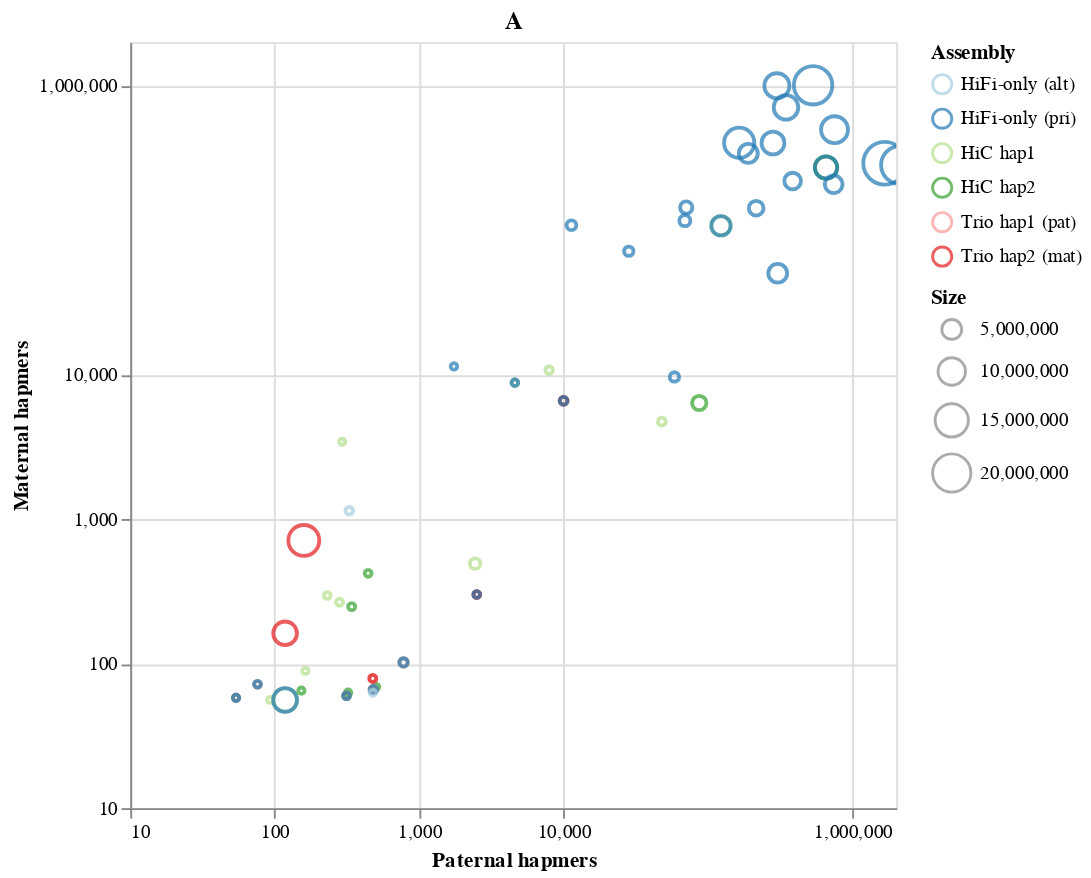

The notebook cell this image was saved under:
### Code cell
panel_a = hapmer_graph(blob)
panel_a

### Figure 1 — Vega-Lite specification as saved in the notebook (floating-point values rounded to 4 significant figures)
{"config": {"view": {"continuousWidth": 400, "continuousHeight": 300}}, "data": {"name": "data-5b10df76e221f4cce4a6e44995c42477"}, "mark": {"type": "point", "clip": true}, "encoding": {"color": {"field": "Assembly", "scale": {"domain": ["HiFi-only (alt)", "HiFi-only (pri)", "HiC hap1", "HiC hap2", "Trio hap1 (pat)", "Trio hap2 (mat)"], "range": ["#a6cee3", "#1f78b4", "#b2df8a", "#33a02c", "#fb9a99", "#e31a1c"]}, "type": "nominal"}, "size": {"field": "Size", "scale": {"domain": [10, 20000000], "range": [10, 400]}, "type": "quantitative"}, "x": {"axis": {"values": [10, 100, 1000, 10000, 1000000]}, "field": "pat_hapmer", "scale": {"domain": [10, 2000000], "type": "log"}, "title": "Paternal hapmers", "type": "quantitative"}, "y": {"axis": {"values": [10, 100, 1000, 10000, 1000000]}, "field": "mat_hapmer", "scale": {"domain": [10, 2000000], "type": "log"}, "title": "Maternal hapmers", "type": "quantitative"}}, "height": 400, "title": "A", "width": 400, "$schema": "https://vega.github.io/schema/vega-lite/v4.17.0.json", "datasets": {"data-5b10df76e221f4cce4a6e44995c42477": [{"Assembly": "HiC hap1", "Contig": "h1tg000106l", "pat_hapmer": 118, "mat_hapmer": 56, "Size": 7416280}, {"Assembly": "HiC hap1", "Contig": "h1tg000152l", "pat_hapmer": 281, "mat_hapmer": 266, "Size": 184670}, {"Assembly": "HiC hap1", "Contig": "h1tg000156l", "pat_hapmer": 122509, "mat_hapmer": 107306, "Size": 4688765}, {"Assembly": "HiC hap1", "Contig": "h1tg000229l", "pat_hapmer": 9988, "mat_hapmer": 6599, "Size": 353137}, {"Assembly": "HiC hap1", "Contig": "h1tg000362l", "pat_hapmer": 7931, "mat_hapmer": 10756, "Size": 290854}, {"Assembly": "HiC hap1", "Contig": "h1tg000393l", "pat_hapmer": 93, "mat_hapmer": 56, "Size": 30443}, {"Assembly": "HiC hap1", "Contig": "h1tg000405l", "pat_hapmer": 2436, "mat_hapmer": 492, "Size": 1018316}, {"Assembly": "HiC hap1", "Contig": "h1tg000418l", "pat_hapmer": 47749, "mat_hapmer": 4729, "Size": 369436}, {"Assembly": "HiC hap1", "Contig": "h1tg000432l", "pat_hapmer": 2501, "mat_hapmer": 301, "Size": 106999}, {"Assembly": "HiC hap1", "Contig": "h1tg000451l", "pat_hapmer": 481, "mat_hapmer": 66, "Size": 273456}, {"Assembly": "HiC hap1", "Contig": "h1tg000547l", "pat_hapmer": 779, "mat_hapmer": 102, "Size": 459507}, {"Assembly": "HiC hap1", "Contig": "h1tg000584l", "pat_hapmer": 76, "mat_hapmer": 72, "Size": 121718}, {"Assembly": "HiC hap1", "Contig": "h1tg000598l", "pat_hapmer": 231, "mat_hapmer": 296, "Size": 139644}, {"Assembly": "HiC hap1", "Contig": "h1tg000602l", "pat_hapmer": 163, "mat_hapmer": 89, "Size": 36463}, {"Assembly": "HiC hap1", "Contig": "h1tg000768l", "pat_hapmer": 4590, "mat_hapmer": 8801, "Size": 116625}, {"Assembly": "HiC hap1", "Contig": "h1tg000836l", "pat_hapmer": 293, "mat_hapmer": 3427, "Size": 26924}, {"Assembly": "HiC hap2", "Contig": "h2tg000060l", "pat_hapmer": 653550, "mat_hapmer": 271077, "Size": 6484363}, {"Assembly": "HiC hap2", "Contig": "h2tg000079l", "pat_hapmer": 86673, "mat_hapmer": 6361, "Size": 2366915}, {"Assembly": "HiC hap2", "Contig": "h2tg000272l", "pat_hapmer": 314, "mat_hapmer": 60, "Size": 110207}, {"Assembly": "HiC hap2", "Contig": "h2tg000279l", "pat_hapmer": 322, "mat_hapmer": 63, "Size": 57727}, {"Assembly": "HiC hap2", "Contig": "h2tg000336l", "pat_hapmer": 341, "mat_hapmer": 248, "Size": 193366}, {"Assembly": "HiC hap2", "Contig": "h2tg000357l", "pat_hapmer": 443, "mat_hapmer": 422, "Size": 152306}, {"Assembly": "HiC hap2", "Contig": "h2tg000393l", "pat_hapmer": 502, "mat_hapmer": 69, "Size": 99849}, {"Assembly": "HiC hap2", "Contig": "h2tg000414l", "pat_hapmer": 54, "mat_hapmer": 58, "Size": 46494}, {"Assembly": "HiC hap2", "Contig": "h2tg000438l", "pat_hapmer": 153, "mat_hapmer": 65, "Size": 46907}, {"Assembly": "Trio hap1 (pat)", "Contig": "h1tg000325l", "pat_hapmer": 314, "mat_hapmer": 60, "Size": 110207}, {"Assembly": "Trio hap1 (pat)", "Contig": "h1tg000407l", "pat_hapmer": 2501, "mat_hapmer": 301, "Size": 106999}, {"Assembly": "Trio hap1 (pat)", "Contig": "h1tg000416l", "pat_hapmer": 481, "mat_hapmer": 66, "Size": 273456}, {"Assembly": "Trio hap1 (pat)", "Contig": "h1tg000481l", "pat_hapmer": 477, "mat_hapmer": 79, "Size": 167561}, {"Assembly": "Trio hap1 (pat)", "Contig": "h1tg000482l", "pat_hapmer": 779, "mat_hapmer": 102, "Size": 459507}, {"Assembly": "Trio hap1 (pat)", "Contig": "h1tg000500l", "pat_hapmer": 76, "mat_hapmer": 72, "Size": 121718}, {"Assembly": "Trio hap1 (pat)", "Contig": "h1tg000536l", "pat_hapmer": 54, "mat_hapmer": 58, "Size": 46494}, {"Assembly": "Trio hap2 (mat)", "Contig": "h2tg000005l", "pat_hapmer": 159, "mat_hapmer": 712, "Size": 12851015}, {"Assembly": "Trio hap2 (mat)", "Contig": "h2tg000101l", "pat_hapmer": 118, "mat_hapmer": 162, "Size": 7319239}, {"Assembly": "Trio hap2 (mat)", "Contig": "h2tg000209l", "pat_hapmer": 9978, "mat_hapmer": 6585, "Size": 351164}, {"Assembly": "Trio hap2 (mat)", "Contig": "h2tg000362l", "pat_hapmer": 2501, "mat_hapmer": 301, "Size": 106999}, {"Assembly": "Trio hap2 (mat)", "Contig": "h2tg000430l", "pat_hapmer": 477, "mat_hapmer": 79, "Size": 167561}, {"Assembly": "HiFi-only (pri)", "Contig": "ptg000021l_1", "pat_hapmer": 2126941, "mat_hapmer": 282031, "Size": 19683555}, {"Assembly": "HiFi-only (pri)", "Contig": "ptg000029l_1", "pat_hapmer": 298751, "mat_hapmer": 997493, "Size": 8276722}, {"Assembly": "HiFi-only (pri)", "Contig": "ptg000032l_1", "pat_hapmer": 748470, "mat_hapmer": 495763, "Size": 9598109}, {"Assembly": "HiFi-only (pri)", "Contig": "ptg000040l_1", "pat_hapmer": 383919, "mat_hapmer": 218580, "Size": 3375373}, {"Assembly": "HiFi-only (pri)", "Contig": "ptg000048l_1", "pat_hapmer": 738357, "mat_hapmer": 207722, "Size": 3831613}, {"Assembly": "HiFi-only (pri)", "Contig": "ptg000060l_1", "pat_hapmer": 345261, "mat_hapmer": 706524, "Size": 7919575}, {"Assembly": "HiFi-only (pri)", "Contig": "ptg000064l_1", "pat_hapmer": 3730294, "mat_hapmer": 392468, "Size": 38660668}, {"Assembly": "HiFi-only (pri)", "Contig": "ptg000067l_1", "pat_hapmer": 68892, "mat_hapmer": 116231, "Size": 1182498}, {"Assembly": "HiFi-only (pri)", "Contig": "ptg000076l_1", "pat_hapmer": 1662622, "mat_hapmer": 290425, "Size": 24930671}, {"Assembly": "HiFi-only (pri)", "Contig": "ptg000080l_1", "pat_hapmer": 58360, "mat_hapmer": 9632, "Size": 725842}, {"Assembly": "HiFi-only (pri)", "Contig": "ptg000084l_1", "pat_hapmer": 163810, "mat_hapmer": 402483, "Size": 12338213}, {"Assembly": "HiFi-only (pri)", "Contig": "ptg000087l_1", "pat_hapmer": 280603, "mat_hapmer": 401004, "Size": 6760624}, {"Assembly": "HiFi-only (pri)", "Contig": "ptg000103l_1", "pat_hapmer": 70436, "mat_hapmer": 143534, "Size": 1584584}, {"Assembly": "HiFi-only (pri)", "Contig": "ptg000106l_1", "pat_hapmer": 653550, "mat_hapmer": 271077, "Size": 6484367}, {"Assembly": "HiFi-only (pri)", "Contig": "ptg000122l_1", "pat_hapmer": 531877, "mat_hapmer": 1005796, "Size": 20155647}, {"Assembly": "HiFi-only (pri)", "Contig": "ptg000157l_1", "pat_hapmer": 302675, "mat_hapmer": 50296, "Size": 4463239}, {"Assembly": "HiFi-only (pri)", "Contig": "ptg000184l_1", "pat_hapmer": 118, "mat_hapmer": 56, "Size": 7416280}, {"Assembly": "HiFi-only (pri)", "Contig": "ptg000190l_1", "pat_hapmer": 189353, "mat_hapmer": 339680, "Size": 4505975}, {"Assembly": "HiFi-only (pri)", "Contig": "ptg000261l_1", "pat_hapmer": 122509, "mat_hapmer": 107306, "Size": 4688765}, {"Assembly": "HiFi-only (pri)", "Contig": "ptg000312l_1", "pat_hapmer": 214642, "mat_hapmer": 141980, "Size": 2495227}, {"Assembly": "HiFi-only (pri)", "Contig": "ptg000338l_1", "pat_hapmer": 28196, "mat_hapmer": 71432, "Size": 717012}, {"Assembly": "HiFi-only (pri)", "Contig": "ptg000378l_1", "pat_hapmer": 9978, "mat_hapmer": 6585, "Size": 351164}, {"Assembly": "HiFi-only (pri)", "Contig": "ptg000502l_1", "pat_hapmer": 11312, "mat_hapmer": 108118, "Size": 820601}, {"Assembly": "HiFi-only (pri)", "Contig": "ptg000520l_1", "pat_hapmer": 314, "mat_hapmer": 60, "Size": 110207}, {"Assembly": "HiFi-only (pri)", "Contig": "ptg000656l_1", "pat_hapmer": 2501, "mat_hapmer": 301, "Size": 106999}, {"Assembly": "HiFi-only (pri)", "Contig": "ptg000681l_1", "pat_hapmer": 481, "mat_hapmer": 66, "Size": 273456}, {"Assembly": "HiFi-only (pri)", "Contig": "ptg000746l_1", "pat_hapmer": 1739, "mat_hapmer": 11396, "Size": 68178}, {"Assembly": "HiFi-only (pri)", "Contig": "ptg000787l_1", "pat_hapmer": 779, "mat_hapmer": 102, "Size": 459507}, {"Assembly": "HiFi-only (pri)", "Contig": "ptg000824l_1", "pat_hapmer": 76, "mat_hapmer": 72, "Size": 121718}, {"Assembly": "HiFi-only (pri)", "Contig": "ptg000893l_1", "pat_hapmer": 54, "mat_hapmer": 58, "Size": 46494}, {"Assembly": "HiFi-only (pri)", "Contig": "ptg001024l_1", "pat_hapmer": 4590, "mat_hapmer": 8801, "Size": 116625}, {"Assembly": "HiFi-only (alt)", "Contig": "hap_ptg000680l_1_1", "pat_hapmer": 328, "mat_hapmer": 1144, "Size": 305959}, {"Assembly": "HiFi-only (alt)", "Contig": "hap_ptg000823l_1_1", "pat_hapmer": 478, "mat_hapmer": 63, "Size": 77115}]}}
